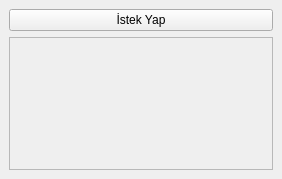
<?xml version="1.0" encoding="UTF-8"?>
<ui version="4.0">
 <class>MainWindow</class>
 <widget class="QMainWindow" name="MainWindow">
  <property name="geometry">
   <rect>
    <x>0</x>
    <y>0</y>
    <width>282</width>
    <height>179</height>
   </rect>
  </property>
  <property name="windowTitle">
   <string>MainWindow</string>
  </property>
  <widget class="QWidget" name="centralwidget">
   <layout class="QVBoxLayout" name="verticalLayout">
    <item>
     <widget class="QPushButton" name="istekButton">
      <property name="text">
       <string>İstek Yap</string>
      </property>
     </widget>
    </item>
    <item>
     <widget class="QTextEdit" name="cevapkutu">
      <property name="enabled">
       <bool>false</bool>
      </property>
     </widget>
    </item>
   </layout>
  </widget>
 </widget>
 <resources/>
 <connections/>
</ui>
